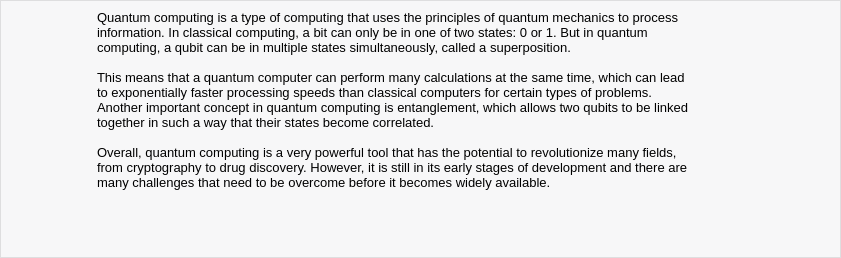
<?xml version="1.0" encoding="UTF-8"?>
<ui version="4.0">
 <class>Form</class>
 <widget class="QWidget" name="Form">
  <property name="geometry">
   <rect>
    <x>0</x>
    <y>0</y>
    <width>841</width>
    <height>258</height>
   </rect>
  </property>
  <property name="windowTitle">
   <string>Form</string>
  </property>
  <property name="styleSheet">
   <string notr="true">#Form{
	background:#fff;

}</string>
  </property>
  <layout class="QGridLayout" name="gridLayout">
   <property name="leftMargin">
    <number>0</number>
   </property>
   <property name="topMargin">
    <number>0</number>
   </property>
   <property name="rightMargin">
    <number>0</number>
   </property>
   <property name="bottomMargin">
    <number>0</number>
   </property>
   <property name="spacing">
    <number>0</number>
   </property>
   <item row="0" column="0">
    <widget class="QFrame" name="frame_9">
     <property name="styleSheet">
      <string notr="true">background: #f7f7f8;
border: 0.5px solid #dededf;
</string>
     </property>
     <property name="frameShape">
      <enum>QFrame::StyledPanel</enum>
     </property>
     <property name="frameShadow">
      <enum>QFrame::Raised</enum>
     </property>
     <layout class="QGridLayout" name="gridLayout_11">
      <property name="leftMargin">
       <number>9</number>
      </property>
      <item row="0" column="3" rowspan="2">
       <widget class="QFrame" name="frame_10">
        <property name="minimumSize">
         <size>
          <width>80</width>
          <height>0</height>
         </size>
        </property>
        <property name="maximumSize">
         <size>
          <width>80</width>
          <height>16777215</height>
         </size>
        </property>
        <property name="styleSheet">
         <string notr="true">border:none
</string>
        </property>
        <property name="frameShape">
         <enum>QFrame::StyledPanel</enum>
        </property>
        <property name="frameShadow">
         <enum>QFrame::Raised</enum>
        </property>
        <layout class="QGridLayout" name="gridLayout_2">
         <property name="leftMargin">
          <number>0</number>
         </property>
         <property name="topMargin">
          <number>0</number>
         </property>
         <property name="rightMargin">
          <number>0</number>
         </property>
         <property name="bottomMargin">
          <number>0</number>
         </property>
         <property name="spacing">
          <number>0</number>
         </property>
         <item row="1" column="0">
          <spacer name="verticalSpacer_3">
           <property name="orientation">
            <enum>Qt::Vertical</enum>
           </property>
           <property name="sizeHint" stdset="0">
            <size>
             <width>20</width>
             <height>9</height>
            </size>
           </property>
          </spacer>
         </item>
         <item row="0" column="2">
          <spacer name="horizontalSpacer_7">
           <property name="orientation">
            <enum>Qt::Horizontal</enum>
           </property>
           <property name="sizeHint" stdset="0">
            <size>
             <width>40</width>
             <height>20</height>
            </size>
           </property>
          </spacer>
         </item>
         <item row="0" column="0">
          <widget class="QPushButton" name="speak_btn">
           <property name="styleSheet">
            <string notr="true">QPushButton:hover {
                background-color: &quot;Grey&quot;;
            }</string>
           </property>
           <property name="text">
            <string/>
           </property>
           <property name="icon">
            <iconset resource="../static/resource.qrc">
             <normaloff>:/icon/icon/sound.png</normaloff>:/icon/icon/sound.png</iconset>
           </property>
           <property name="iconSize">
            <size>
             <width>18</width>
             <height>18</height>
            </size>
           </property>
          </widget>
         </item>
        </layout>
       </widget>
      </item>
      <item row="0" column="1" rowspan="2">
       <widget class="QFrame" name="frame_12">
        <property name="styleSheet">
         <string notr="true">border:none;</string>
        </property>
        <property name="frameShape">
         <enum>QFrame::StyledPanel</enum>
        </property>
        <property name="frameShadow">
         <enum>QFrame::Raised</enum>
        </property>
        <layout class="QVBoxLayout" name="verticalLayout_2">
         <property name="spacing">
          <number>0</number>
         </property>
         <property name="leftMargin">
          <number>0</number>
         </property>
         <property name="topMargin">
          <number>0</number>
         </property>
         <property name="rightMargin">
          <number>0</number>
         </property>
         <property name="bottomMargin">
          <number>0</number>
         </property>
         <item>
          <widget class="QPushButton" name="pushButton_2">
           <property name="text">
            <string/>
           </property>
           <property name="icon">
            <iconset resource="../static/resource.qrc">
             <normaloff>:/icon/icon/bot.png</normaloff>:/icon/icon/bot.png</iconset>
           </property>
           <property name="iconSize">
            <size>
             <width>30</width>
             <height>30</height>
            </size>
           </property>
          </widget>
         </item>
         <item>
          <spacer name="verticalSpacer_4">
           <property name="orientation">
            <enum>Qt::Vertical</enum>
           </property>
           <property name="sizeHint" stdset="0">
            <size>
             <width>20</width>
             <height>3</height>
            </size>
           </property>
          </spacer>
         </item>
        </layout>
       </widget>
      </item>
      <item row="0" column="0" rowspan="2">
       <spacer name="horizontalSpacer_14">
        <property name="orientation">
         <enum>Qt::Horizontal</enum>
        </property>
        <property name="sizeHint" stdset="0">
         <size>
          <width>40</width>
          <height>20</height>
         </size>
        </property>
       </spacer>
      </item>
      <item row="0" column="4" rowspan="2">
       <spacer name="horizontalSpacer_12">
        <property name="orientation">
         <enum>Qt::Horizontal</enum>
        </property>
        <property name="sizeHint" stdset="0">
         <size>
          <width>40</width>
          <height>20</height>
         </size>
        </property>
       </spacer>
      </item>
      <item row="0" column="2">
       <widget class="QLabel" name="label_4">
        <property name="minimumSize">
         <size>
          <width>600</width>
          <height>0</height>
         </size>
        </property>
        <property name="maximumSize">
         <size>
          <width>600</width>
          <height>16777215</height>
         </size>
        </property>
        <property name="font">
         <font>
          <pointsize>10</pointsize>
         </font>
        </property>
        <property name="styleSheet">
         <string notr="true">border: none;</string>
        </property>
        <property name="text">
         <string>Quantum computing is a type of computing that uses the principles of quantum mechanics to process information. In classical computing, a bit can only be in one of two states: 0 or 1. But in quantum computing, a qubit can be in multiple states simultaneously, called a superposition.

This means that a quantum computer can perform many calculations at the same time, which can lead to exponentially faster processing speeds than classical computers for certain types of problems. Another important concept in quantum computing is entanglement, which allows two qubits to be linked together in such a way that their states become correlated.

Overall, quantum computing is a very powerful tool that has the potential to revolutionize many fields, from cryptography to drug discovery. However, it is still in its early stages of development and there are many challenges that need to be overcome before it becomes widely available.</string>
        </property>
        <property name="wordWrap">
         <bool>true</bool>
        </property>
        <property name="textInteractionFlags">
         <set>Qt::LinksAccessibleByKeyboard|Qt::LinksAccessibleByMouse|Qt::TextBrowserInteraction|Qt::TextSelectableByKeyboard|Qt::TextSelectableByMouse</set>
        </property>
       </widget>
      </item>
     </layout>
    </widget>
   </item>
  </layout>
 </widget>
 <resources>
  <include location="../static/resource.qrc"/>
 </resources>
 <connections/>
</ui>
